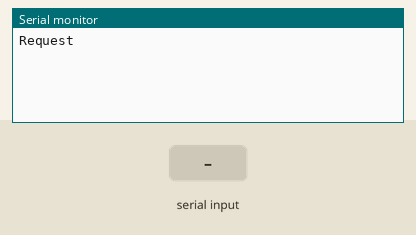
Recording of a sketch running on a simulated Arduino Nano, built with avr-gcc and run on an emulated ATmega328P. Shown: the last lines printed to the serial monitor. Inputs (shaded band) come from the test bench.

Above: at 1.2 s.
1.3 s: "1\n" received over Serial
At 2.4 s:
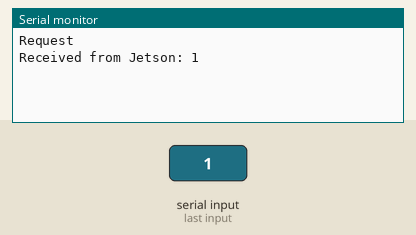
2.8 s: "0\n" received over Serial
At 5.0 s:
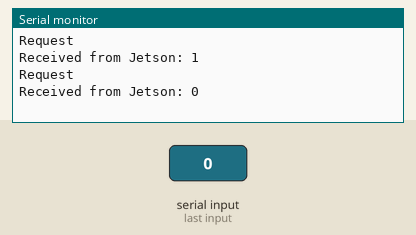

Measured:
- after the input at 1.3 s, the serial monitor: prints a new line at once (image 1)
- after the input at 2.8 s, the serial monitor: prints a new line after 1.5 s (image 2)

The sketch:

UARTArduinoTest.ino
```cpp
void setup() {
  Serial.begin(9600);
}

void loop() {
  Serial.println("Request"); // Send a request to the Jetson Nano

  unsigned long startTime = millis(); // Record the start time
  bool timeoutOccurred = false;

  // Wait for a response or until timeout
  while (!Serial.available()) {
    if (millis() - startTime > 2000) { // 2 seconds timeout
      timeoutOccurred = true;
      break; // Break the loop if timeout occurs
    }
  }

  if (!timeoutOccurred) {
    // Read the response
    String response = Serial.readStringUntil('\n');
    Serial.print("Received from Jetson: ");
    Serial.println(response);
  }

  delay(3000); // Delay between requests
}
```
